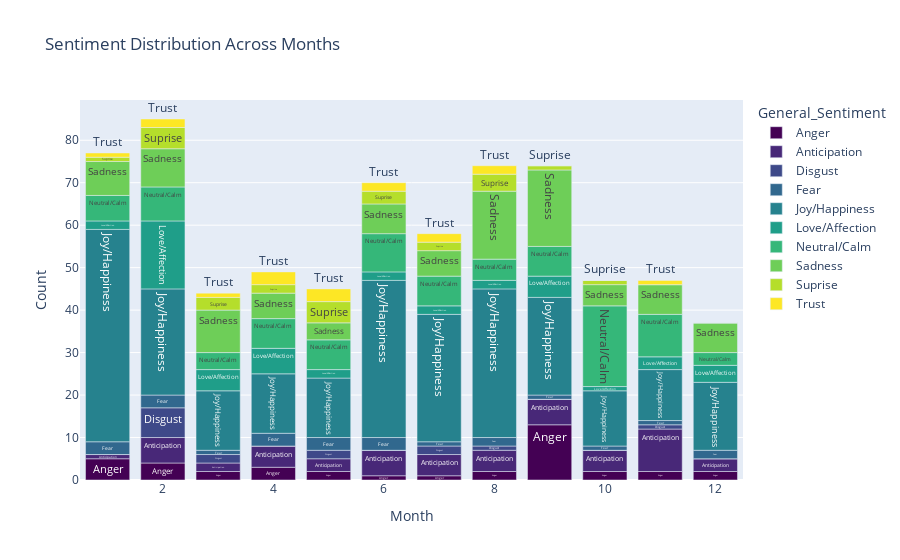

Notebook code cell kept with this figure:
### Code cell
fig = px.bar(
    sentiment_melted,
    x='Month',
    y='value',
    color='General_Sentiment',
    title="Sentiment Distribution Across Months",
    labels={"value": "Count", "Month": "Month"},
    color_discrete_sequence=px.colors.sequential.Viridis,
    text='General_Sentiment'
)

fig.show()
# talk about more and less "active" months

### Figure 1 — Plotly figure (JSON) as saved in the notebook; plotly's stock layout.template omitted (floating-point values rounded to 4 significant figures)
{"data": [{"alignmentgroup": "True", "hovertemplate": "General_Sentiment=%{text}<br>Month=%{x}<br>Count=%{y}<extra></extra>", "legendgroup": "Anger", "marker": {"color": "#440154", "pattern": {"shape": ""}}, "name": "Anger", "offsetgroup": "Anger", "orientation": "v", "showlegend": true, "text": ["Anger", "Anger", "Anger", "Anger", "Anger", "Anger", "Anger", "Anger", "Anger", "Anger", "Anger", "Anger"], "textposition": "auto", "type": "bar", "x": [1, 2, 3, 4, 5, 6, 7, 8, 9, 10, 11, 12], "xaxis": "x", "y": [5, 4, 2, 3, 2, 1, 1, 2, 13, 2, 2, 2], "yaxis": "y"}, {"alignmentgroup": "True", "hovertemplate": "General_Sentiment=%{text}<br>Month=%{x}<br>Count=%{y}<extra></extra>", "legendgroup": "Anticipation", "marker": {"color": "#482878", "pattern": {"shape": ""}}, "name": "Anticipation", "offsetgroup": "Anticipation", "orientation": "v", "showlegend": true, "text": ["Anticipation", "Anticipation", "Anticipation", "Anticipation", "Anticipation", "Anticipation", "Anticipation", "Anticipation", "Anticipation", "Anticipation", "Anticipation", "Anticipation"], "textposition": "auto", "type": "bar", "x": [1, 2, 3, 4, 5, 6, 7, 8, 9, 10, 11, 12], "xaxis": "x", "y": [1, 6, 2, 5, 3, 6, 5, 5, 6, 5, 10, 3], "yaxis": "y"}, {"alignmentgroup": "True", "hovertemplate": "General_Sentiment=%{text}<br>Month=%{x}<br>Count=%{y}<extra></extra>", "legendgroup": "Disgust", "marker": {"color": "#3e4989", "pattern": {"shape": ""}}, "name": "Disgust", "offsetgroup": "Disgust", "orientation": "v", "showlegend": true, "text": ["Disgust", "Disgust", "Disgust", "Disgust", "Disgust", "Disgust", "Disgust", "Disgust", "Disgust", "Disgust", "Disgust", "Disgust"], "textposition": "auto", "type": "bar", "x": [1, 2, 3, 4, 5, 6, 7, 8, 9, 10, 11, 12], "xaxis": "x", "y": [0, 7, 2, 0, 2, 0, 2, 1, 0, 0, 1, 0], "yaxis": "y"}, {"alignmentgroup": "True", "hovertemplate": "General_Sentiment=%{text}<br>Month=%{x}<br>Count=%{y}<extra></extra>", "legendgroup": "Fear", "marker": {"color": "#31688e", "pattern": {"shape": ""}}, "name": "Fear", "offsetgroup": "Fear", "orientation": "v", "showlegend": true, "text": ["Fear", "Fear", "Fear", "Fear", "Fear", "Fear", "Fear", "Fear", "Fear", "Fear", "Fear", "Fear"], "textposition": "auto", "type": "bar", "x": [1, 2, 3, 4, 5, 6, 7, 8, 9, 10, 11, 12], "xaxis": "x", "y": [3, 3, 1, 3, 3, 3, 1, 2, 1, 1, 1, 2], "yaxis": "y"}, {"alignmentgroup": "True", "hovertemplate": "General_Sentiment=%{text}<br>Month=%{x}<br>Count=%{y}<extra></extra>", "legendgroup": "Joy/Happiness", "marker": {"color": "#26828e", "pattern": {"shape": ""}}, "name": "Joy/Happiness", "offsetgroup": "Joy/Happiness", "orientation": "v", "showlegend": true, "text": ["Joy/Happiness", "Joy/Happiness", "Joy/Happiness", "Joy/Happiness", "Joy/Happiness", "Joy/Happiness", "Joy/Happiness", "Joy/Happiness", "Joy/Happiness", "Joy/Happiness", "Joy/Happiness", "Joy/Happiness"], "textposition": "auto", "type": "bar", "x": [1, 2, 3, 4, 5, 6, 7, 8, 9, 10, 11, 12], "xaxis": "x", "y": [50, 25, 14, 14, 14, 37, 30, 35, 23, 13, 12, 16], "yaxis": "y"}, {"alignmentgroup": "True", "hovertemplate": "General_Sentiment=%{text}<br>Month=%{x}<br>Count=%{y}<extra></extra>", "legendgroup": "Love/Affection", "marker": {"color": "#1f9e89", "pattern": {"shape": ""}}, "name": "Love/Affection", "offsetgroup": "Love/Affection", "orientation": "v", "showlegend": true, "text": ["Love/Affection", "Love/Affection", "Love/Affection", "Love/Affection", "Love/Affection", "Love/Affection", "Love/Affection", "Love/Affection", "Love/Affection", "Love/Affection", "Love/Affection", "Love/Affection"], "textposition": "auto", "type": "bar", "x": [1, 2, 3, 4, 5, 6, 7, 8, 9, 10, 11, 12], "xaxis": "x", "y": [2, 16, 5, 6, 2, 2, 2, 2, 5, 1, 3, 4], "yaxis": "y"}, {"alignmentgroup": "True", "hovertemplate": "General_Sentiment=%{text}<br>Month=%{x}<br>Count=%{y}<extra></extra>", "legendgroup": "Neutral/Calm", "marker": {"color": "#35b779", "pattern": {"shape": ""}}, "name": "Neutral/Calm", "offsetgroup": "Neutral/Calm", "orientation": "v", "showlegend": true, "text": ["Neutral/Calm", "Neutral/Calm", "Neutral/Calm", "Neutral/Calm", "Neutral/Calm", "Neutral/Calm", "Neutral/Calm", "Neutral/Calm", "Neutral/Calm", "Neutral/Calm", "Neutral/Calm", "Neutral/Calm"], "textposition": "auto", "type": "bar", "x": [1, 2, 3, 4, 5, 6, 7, 8, 9, 10, 11, 12], "xaxis": "x", "y": [6, 8, 4, 7, 7, 9, 7, 5, 7, 19, 10, 3], "yaxis": "y"}, {"alignmentgroup": "True", "hovertemplate": "General_Sentiment=%{text}<br>Month=%{x}<br>Count=%{y}<extra></extra>", "legendgroup": "Sadness", "marker": {"color": "#6ece58", "pattern": {"shape": ""}}, "name": "Sadness", "offsetgroup": "Sadness", "orientation": "v", "showlegend": true, "text": ["Sadness", "Sadness", "Sadness", "Sadness", "Sadness", "Sadness", "Sadness", "Sadness", "Sadness", "Sadness", "Sadness", "Sadness"], "textposition": "auto", "type": "bar", "x": [1, 2, 3, 4, 5, 6, 7, 8, 9, 10, 11, 12], "xaxis": "x", "y": [8, 9, 10, 6, 4, 7, 6, 16, 18, 5, 7, 7], "yaxis": "y"}, {"alignmentgroup": "True", "hovertemplate": "General_Sentiment=%{text}<br>Month=%{x}<br>Count=%{y}<extra></extra>", "legendgroup": "Suprise", "marker": {"color": "#b5de2b", "pattern": {"shape": ""}}, "name": "Suprise", "offsetgroup": "Suprise", "orientation": "v", "showlegend": true, "text": ["Suprise", "Suprise", "Suprise", "Suprise", "Suprise", "Suprise", "Suprise", "Suprise", "Suprise", "Suprise", "Suprise", "Suprise"], "textposition": "auto", "type": "bar", "x": [1, 2, 3, 4, 5, 6, 7, 8, 9, 10, 11, 12], "xaxis": "x", "y": [1, 5, 3, 2, 5, 3, 2, 4, 1, 1, 0, 0], "yaxis": "y"}, {"alignmentgroup": "True", "hovertemplate": "General_Sentiment=%{text}<br>Month=%{x}<br>Count=%{y}<extra></extra>", "legendgroup": "Trust", "marker": {"color": "#fde725", "pattern": {"shape": ""}}, "name": "Trust", "offsetgroup": "Trust", "orientation": "v", "showlegend": true, "text": ["Trust", "Trust", "Trust", "Trust", "Trust", "Trust", "Trust", "Trust", "Trust", "Trust", "Trust", "Trust"], "textposition": "auto", "type": "bar", "x": [1, 2, 3, 4, 5, 6, 7, 8, 9, 10, 11, 12], "xaxis": "x", "y": [1, 2, 1, 3, 3, 2, 2, 2, 0, 0, 1, 0], "yaxis": "y"}], "layout": {"barmode": "relative", "legend": {"title": {"text": "General_Sentiment"}, "tracegroupgap": 0}, "title": {"text": "Sentiment Distribution Across Months"}, "xaxis": {"anchor": "y", "domain": [0, 1], "title": {"text": "Month"}}, "yaxis": {"anchor": "x", "domain": [0, 1], "title": {"text": "Count"}}}}
